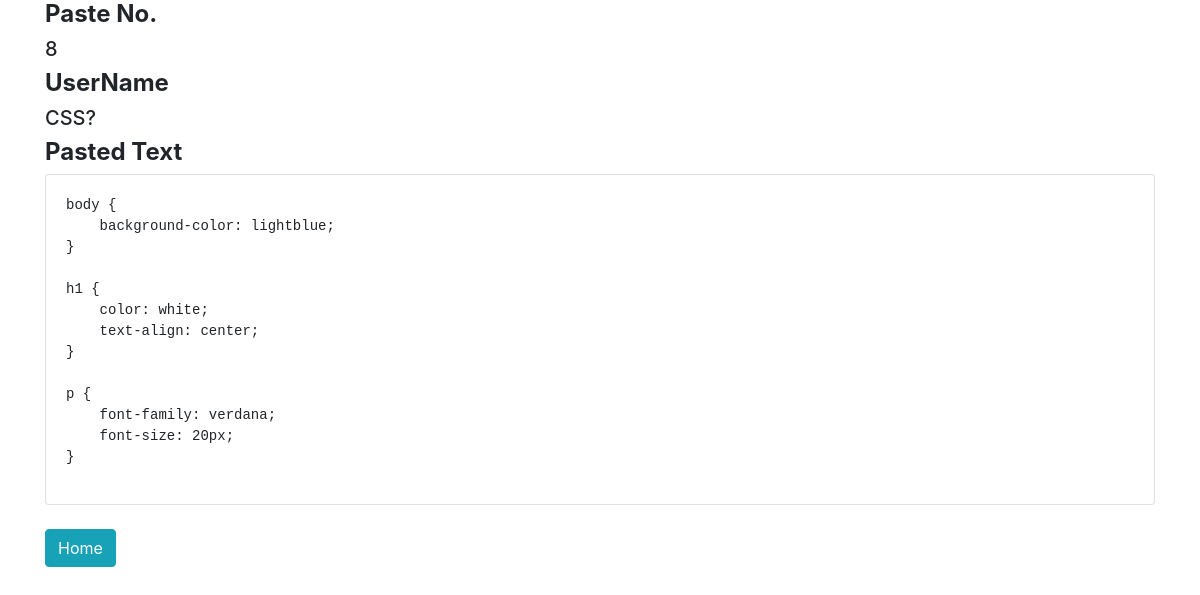
The page /success/8/8624/ on the database its author committed.
### tables this page shows
CREATE TABLE students (name_id INTEGER PRIMARY KEY, name TEXT, addr TEXT, pin TEXT);

### app.py (the view)
@app.route(('/success/' + '<i>/' +'<rand>/'), methods=['POST', 'GET'])
def success(i,rand):
    con = sql.connect("Hello.db")
    con.row_factory = sql.Row
    cur = con.cursor()
    cur.execute("select * from students where name_id=? ",
                (i,))
    rows = cur.fetchall()
    return render_template("display.html", rows=rows)

### templates/display.html (shortened to what this page needs)
<!doctype html>
<html>
<link rel="stylesheet" href="https://stackpath.bootstrapcdn.com/bootstrap/4.1.3/css/bootstrap.min.css"
>
<head>
</head>
<body>
    <div class="container">
        {% for row in rows %}
        <h4><b>Paste No.</b></h4>
        <h5>{{row["name_id"]}}</h5>
        <h4><b>UserName</b></h4>
        <h5>{{row["name"]}}</h5>
        <h4><b>Pasted Text</b></h4>
        <div class="card">
            <div class="card-body"><pre><code class="python css html">{{row["addr"]}}</code></pre></div>
        </div>
        {% endfor %}
        <br>
        <a class="btn btn-info" style="margin-bottom: 100px" href="/">Home</a>
    </div>
</body>
<link rel="stylesheet" href="https://cdnjs.cloudflare.com/ajax/libs/highlight.js/9.12.0/styles/xcode.min.css">
</html>

### rows shown on the page
students: name_id "8", name "CSS?", addr "body { background-color: lightblue; } h1 { color: white; text-align: center; } p { font-family: verdana; font-size: 20px; }"
